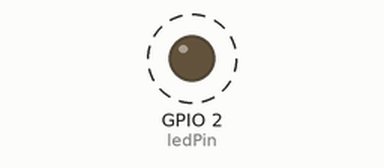
A sketch run on a simulated ESP32. Parts: output pins drawn as LEDs (lit = HIGH). Dashed ring = blinking. WiFi joins after 1.5 s; servers stay silent unless stated; the local clock reads 2024-03-15 10:24:30 at power-on unless the sketch sets it; not simulated (calls return 0 or success): credentials_lib.h; what the sketch prints to the serial monitor is not drawn.

Above: at 2.6 s.
Timing chart, 0 to 5.1 s (numbered marks = the images above):
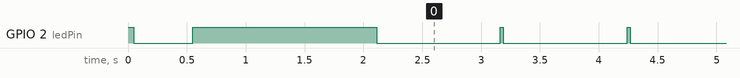

Measured:
- by itself, GPIO 2 (ledPin): goes LOW 0.50 s, HIGH 1.6 s, 118 × (LOW 1.1 s, HIGH 0.03 s), then LOW

The sketch:

startup_wifi.ino
```cpp
// startup_wifi v0.1 2020/10/15
// Conncet to WiFi and if successful post a message to google sheet
// The successful start can be seen at https://kreier.org/projects/startup
//
// ntp uses udp on port 123
// check: nc -zvu vn.pool.ntp.org 123   Connection to vn.pool.ntp.org 123 port [udp/ntp] succeeded!
//        nc -zv  vn.pool.ntp.org 80    Connection to vn.pool.ntp.org 80 port [tcp/http] succeeded!
//
// go to light sleep
//
// ESP32 uses the time.h from lewlib: https://sourceware.org/newlib/libc.html#Timefns
//
// OTA update; https://blog.classycode.com/secure-over-the-air-updates-for-esp32-ec25ae00db43
//

#include <WiFi.h>
#include <time.h>
#include <credentials_lib.h>  // this file contains:
// const char* ssid     = "REPLACE_WITH_YOUR_SSID";        // WiFi credentials
// const char* password = "REPLACE_WITH_YOUR_PASSWORD";
// const char* resource = "/trigger/data/with/key/value";  // IFTTT URL resource
// const char* stationname = "you station name here"
// const char* datakey  = "jw)9yx7"

const char* ntpServer = "vn.pool.ntp.org";
const long  gmtOffset_sec = 25200;
const int   daylightOffset_sec = 0;
const int   ledPin = 2;  // T-Koala: 5   LoLin32 lite: 22  DevKit V1: 2

uint64_t mS_TO_S_FACTOR = 1000;  // Conversion factor for micro seconds to seconds
uint64_t TIME_TO_SLEEP  =  999;  // in milliseconds
int zeit  = 0;               // to determine the light sleep time correctly
int light = 0;               // times in light sleep

void setup() {
  pinMode(ledPin, OUTPUT);
  digitalWrite(ledPin, HIGH);
  Serial.begin(115200);
  Serial.print(" ");
  delay(50);
  digitalWrite(ledPin, LOW);
  delay(500);
  digitalWrite(ledPin, HIGH);
  syncTime();
  digitalWrite(ledPin, LOW);
}

void loop() {
  zeit = millis();
  digitalWrite(ledPin, HIGH);
  printLocalTime();
  Serial.print("This took me now ");
  Serial.print(millis() - zeit);
  Serial.print(" milliseconds. Total millis: ");
  Serial.print(millis());
  Serial.print(" and times in light sleep: ");
  Serial.println(light);
  light++;
  digitalWrite(ledPin, LOW);
  delay(50);
  TIME_TO_SLEEP = 10000 + zeit - millis();
  // enable timer light sleep
  esp_sleep_enable_timer_wakeup(TIME_TO_SLEEP * mS_TO_S_FACTOR);
  esp_light_sleep_start();
}

void syncTime() {
  Serial.print("Connecting to ");
  Serial.println(ssid);
  zeit = millis();
  WiFi.begin(ssid, password);
  int timeout = 20 * 4; // 10 seconds
  while(WiFi.status() != WL_CONNECTED  && (timeout-- > 0)) {
    delay(250);
    Serial.print(".");
  }
  Serial.println("");

  if(WiFi.status() != WL_CONNECTED) {
     Serial.println("Failed to connect, going back to sleep");
  }

  Serial.print("WiFi connected in: ");
  Serial.print(millis() - zeit);
  Serial.print(", IP address: ");
  Serial.println(WiFi.localIP());

  // Init and get the time
  Serial.print("Connecting to ntp server: ");
  Serial.println(ntpServer);
  configTime(gmtOffset_sec, daylightOffset_sec, ntpServer);
  printLocalTime();

  //disconnect WiFi as it's no longer needed
  WiFi.disconnect(true);
  WiFi.mode(WIFI_OFF);
}

void printLocalTime(){
  struct tm timeinfo;
  Serial.println("Start to connect with getLocalTime()");
  zeit = millis();
  if(!getLocalTime(&timeinfo)){
    Serial.print("Failed to obtain time. Tried ");
    Serial.print(millis() - zeit);
    Serial.println(" milliseconds");
    return;
  }
  Serial.println(&timeinfo, "%A, %B %d %Y %H:%M:%S");
  Serial.print("Day of week: ");
  Serial.println(&timeinfo, "%A");
  Serial.print("Month: ");
  Serial.println(&timeinfo, "%B");
  Serial.print("Day of Month: ");
  Serial.println(&timeinfo, "%d");
  Serial.print("Year: ");
  Serial.println(&timeinfo, "%Y");
  Serial.print("Hour: ");
  Serial.println(&timeinfo, "%H");
  Serial.print("Hour (12 hour format): ");
  Serial.println(&timeinfo, "%I");
  Serial.print("Minute: ");
  Serial.println(&timeinfo, "%M");
  Serial.print("Second: ");
  Serial.println(&timeinfo, "%S");

  int slot = timeinfo.tm_hour * 12 + int(timeinfo.tm_min / 5);
  Serial.print("The 5 minute slot to measure data and calculate averages is: ");
  Serial.println(slot);

  Serial.println("Time variables");
  char timeHour[3];
  strftime(timeHour,3, "%H", &timeinfo);
  Serial.println(timeHour);
  char timeWeekDay[10];
  strftime(timeWeekDay,10, "%A", &timeinfo);
  Serial.println(timeWeekDay);
  Serial.println();
}
```
